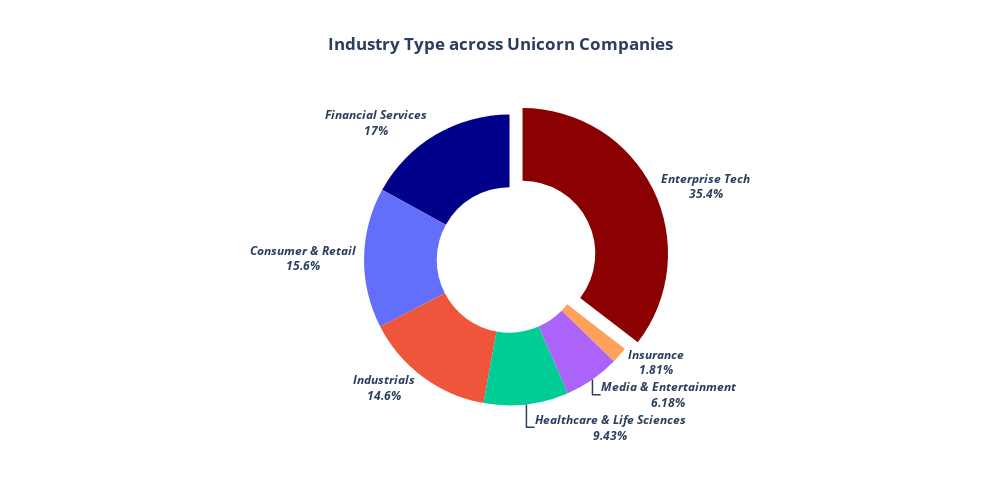

The cell this chart's notebook holds for it:
### Code cell
fig_ind_prop = go.Figure(data= [go.Pie(values= industry_prop['proportion'], labels= industry_prop['industry'], pull= [0.1, 0, 0, 0, 0, 0, 0], hole= 0.5, textinfo= "label+percent",\
                             textposition= "outside", textfont= dict(style= "italic", weight= "bold"), marker= dict(colors= ["darkred", "darkblue"]))])
fig_ind_prop.update_layout(width= 1000, height= 500, showlegend= False, title= {"text": "<b>Industry Type across Unicorn Companies</b>", 'x': 0.5, "xanchor": "center"})
fig_ind_prop.show()

### Figure 1 — Plotly figure (JSON) as saved in the notebook; plotly's stock layout.template omitted (floating-point values rounded to 4 significant figures)
{"data": [{"hole": 0.5, "labels": ["Enterprise Tech", "Financial Services", "Consumer & Retail", "Industrials", "Healthcare & Life Sciences", "Media & Entertainment", "Insurance"], "marker": {"colors": ["darkred", "darkblue"]}, "pull": [0.1, 0, 0, 0, 0, 0, 0], "textfont": {"style": "italic", "weight": "bold"}, "textinfo": "label+percent", "textposition": "outside", "type": "pie", "values": [35.44, 16.97, 15.61, 14.56, 9.43, 6.18, 1.81]}], "layout": {"height": 500, "showlegend": false, "title": {"text": "<b>Industry Type across Unicorn Companies</b>", "x": 0.5, "xanchor": "center"}, "width": 1000}}
